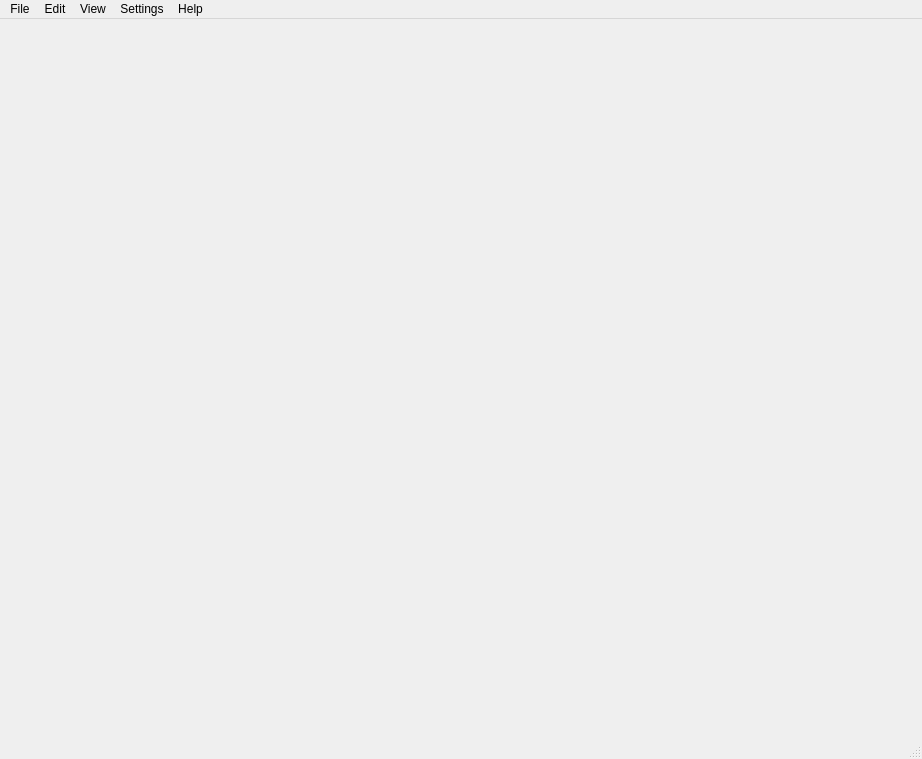
<?xml version="1.0" encoding="UTF-8"?>
<ui version="4.0">
 <class>MainWindow</class>
 <widget class="QMainWindow" name="MainWindow">
  <property name="geometry">
   <rect>
    <x>0</x>
    <y>0</y>
    <width>922</width>
    <height>759</height>
   </rect>
  </property>
  <property name="windowTitle">
   <string>SCAnalysis</string>
  </property>
  <widget class="QWidget" name="centralwidget">
   <layout class="QGridLayout" name="gridLayout_2">
    <item row="0" column="0">
     <layout class="QGridLayout" name="gridLayout"/>
    </item>
   </layout>
  </widget>
  <widget class="QMenuBar" name="menubar">
   <property name="geometry">
    <rect>
     <x>0</x>
     <y>0</y>
     <width>922</width>
     <height>23</height>
    </rect>
   </property>
   <widget class="QMenu" name="menuFile">
    <property name="title">
     <string>File</string>
    </property>
    <addaction name="actionNew"/>
    <addaction name="actionOpen"/>
    <addaction name="actionOpen_Directory"/>
    <addaction name="actionSave"/>
    <addaction name="actionSave_As"/>
    <addaction name="separator"/>
    <addaction name="actionClose"/>
    <addaction name="separator"/>
    <addaction name="actionExit"/>
   </widget>
   <widget class="QMenu" name="menuEdit">
    <property name="title">
     <string>Edit</string>
    </property>
   </widget>
   <widget class="QMenu" name="menuView">
    <property name="title">
     <string>View</string>
    </property>
    <addaction name="actionSidebar"/>
    <addaction name="actionLogs"/>
   </widget>
   <widget class="QMenu" name="menuSettings">
    <property name="title">
     <string>Settings</string>
    </property>
   </widget>
   <widget class="QMenu" name="menuHelp">
    <property name="title">
     <string>Help</string>
    </property>
    <addaction name="actionUser_Manual"/>
    <addaction name="actionAdmin_Manual"/>
    <addaction name="actionAbout"/>
   </widget>
   <addaction name="menuFile"/>
   <addaction name="menuEdit"/>
   <addaction name="menuView"/>
   <addaction name="menuSettings"/>
   <addaction name="menuHelp"/>
  </widget>
  <widget class="QStatusBar" name="statusbar"/>
  <action name="actionAbout">
   <property name="text">
    <string>About</string>
   </property>
  </action>
  <action name="actionUser_Manual">
   <property name="text">
    <string>User Manual</string>
   </property>
  </action>
  <action name="actionAdmin_Manual">
   <property name="text">
    <string>Admin Manual</string>
   </property>
  </action>
  <action name="actionLogs">
   <property name="checkable">
    <bool>false</bool>
   </property>
   <property name="text">
    <string>Logs</string>
   </property>
  </action>
  <action name="actionSidebar">
   <property name="checkable">
    <bool>false</bool>
   </property>
   <property name="checked">
    <bool>false</bool>
   </property>
   <property name="text">
    <string>Sidebar</string>
   </property>
  </action>
  <action name="actionNew">
   <property name="text">
    <string>New</string>
   </property>
  </action>
  <action name="actionOpen">
   <property name="text">
    <string>Open</string>
   </property>
  </action>
  <action name="actionSave">
   <property name="text">
    <string>Save</string>
   </property>
  </action>
  <action name="actionSave_As">
   <property name="text">
    <string>Save-As</string>
   </property>
  </action>
  <action name="actionClose">
   <property name="text">
    <string>Close</string>
   </property>
  </action>
  <action name="actionExit">
   <property name="text">
    <string>Exit</string>
   </property>
  </action>
  <action name="actionOpen_Directory">
   <property name="text">
    <string>Open Directory</string>
   </property>
  </action>
 </widget>
 <resources/>
 <connections>
  <connection>
   <sender>actionExit</sender>
   <signal>triggered()</signal>
   <receiver>MainWindow</receiver>
   <slot>close()</slot>
   <hints>
    <hint type="sourcelabel">
     <x>-1</x>
     <y>-1</y>
    </hint>
    <hint type="destinationlabel">
     <x>460</x>
     <y>379</y>
    </hint>
   </hints>
  </connection>
 </connections>
</ui>
